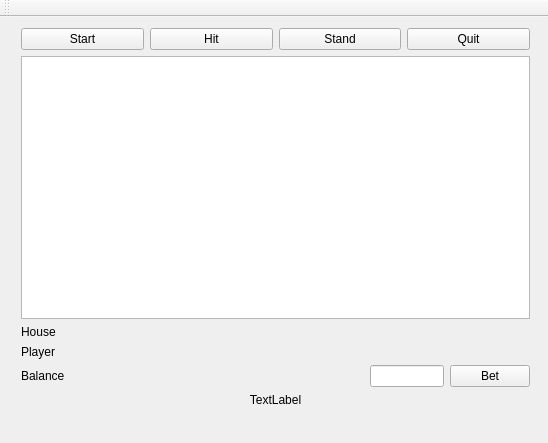
<?xml version="1.0" encoding="UTF-8"?>
<ui version="4.0">
 <class>MainWindow</class>
 <widget class="QMainWindow" name="MainWindow">
  <property name="geometry">
   <rect>
    <x>0</x>
    <y>0</y>
    <width>548</width>
    <height>443</height>
   </rect>
  </property>
  <property name="windowTitle">
   <string>MainWindow</string>
  </property>
  <widget class="QWidget" name="centralWidget">
   <widget class="QWidget" name="verticalLayoutWidget">
    <property name="geometry">
     <rect>
      <x>10</x>
      <y>0</y>
      <width>531</width>
      <height>401</height>
     </rect>
    </property>
    <layout class="QVBoxLayout" name="verticalLayout">
     <item>
      <layout class="QHBoxLayout" name="horizontalLayout">
       <item>
        <widget class="QPushButton" name="startButton">
         <property name="text">
          <string>Start</string>
         </property>
        </widget>
       </item>
       <item>
        <widget class="QPushButton" name="hitButton">
         <property name="text">
          <string>Hit</string>
         </property>
        </widget>
       </item>
       <item>
        <widget class="QPushButton" name="standButton">
         <property name="text">
          <string>Stand</string>
         </property>
        </widget>
       </item>
       <item>
        <widget class="QPushButton" name="quitButton">
         <property name="text">
          <string>Quit</string>
         </property>
        </widget>
       </item>
      </layout>
     </item>
     <item>
      <widget class="QListView" name="cardTable"/>
     </item>
     <item>
      <layout class="QHBoxLayout" name="horizontalLayout_4">
       <item>
        <widget class="QLabel" name="houseLabel">
         <property name="text">
          <string>House</string>
         </property>
        </widget>
       </item>
       <item>
        <widget class="QLabel" name="houseStateLabel">
         <property name="text">
          <string/>
         </property>
        </widget>
       </item>
      </layout>
     </item>
     <item>
      <layout class="QHBoxLayout" name="horizontalLayout_2">
       <item>
        <widget class="QLabel" name="playerLabel">
         <property name="text">
          <string>Player</string>
         </property>
        </widget>
       </item>
       <item>
        <widget class="QLabel" name="playerStateLabel">
         <property name="text">
          <string/>
         </property>
        </widget>
       </item>
      </layout>
     </item>
     <item>
      <layout class="QHBoxLayout" name="horizontalLayout_3">
       <item>
        <widget class="QLabel" name="balanceLabel">
         <property name="text">
          <string>Balance                                                                                          </string>
         </property>
        </widget>
       </item>
       <item>
        <widget class="QLineEdit" name="lineEdit"/>
       </item>
       <item>
        <widget class="QPushButton" name="betButton">
         <property name="text">
          <string>Bet</string>
         </property>
        </widget>
       </item>
      </layout>
     </item>
     <item>
      <widget class="QLabel" name="statusLabel">
       <property name="text">
        <string>TextLabel</string>
       </property>
       <property name="alignment">
        <set>Qt::AlignCenter</set>
       </property>
      </widget>
     </item>
    </layout>
   </widget>
  </widget>
  <widget class="QMenuBar" name="menuBar">
   <property name="geometry">
    <rect>
     <x>0</x>
     <y>0</y>
     <width>548</width>
     <height>25</height>
    </rect>
   </property>
  </widget>
  <widget class="QToolBar" name="mainToolBar">
   <attribute name="toolBarArea">
    <enum>TopToolBarArea</enum>
   </attribute>
   <attribute name="toolBarBreak">
    <bool>false</bool>
   </attribute>
  </widget>
 </widget>
 <layoutdefault spacing="6" margin="11"/>
 <resources/>
 <connections/>
</ui>
